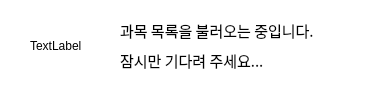
<?xml version="1.0" encoding="UTF-8"?>
<ui version="4.0">
 <class>Dialog</class>
 <widget class="QDialog" name="Dialog">
  <property name="geometry">
   <rect>
    <x>0</x>
    <y>0</y>
    <width>367</width>
    <height>94</height>
   </rect>
  </property>
  <property name="sizePolicy">
   <sizepolicy hsizetype="Fixed" vsizetype="Fixed">
    <horstretch>0</horstretch>
    <verstretch>0</verstretch>
   </sizepolicy>
  </property>
  <property name="palette">
   <palette>
    <active>
     <colorrole role="Base">
      <brush brushstyle="SolidPattern">
       <color alpha="255">
        <red>255</red>
        <green>255</green>
        <blue>255</blue>
       </color>
      </brush>
     </colorrole>
     <colorrole role="Window">
      <brush brushstyle="SolidPattern">
       <color alpha="255">
        <red>255</red>
        <green>255</green>
        <blue>255</blue>
       </color>
      </brush>
     </colorrole>
    </active>
    <inactive>
     <colorrole role="Base">
      <brush brushstyle="SolidPattern">
       <color alpha="255">
        <red>255</red>
        <green>255</green>
        <blue>255</blue>
       </color>
      </brush>
     </colorrole>
     <colorrole role="Window">
      <brush brushstyle="SolidPattern">
       <color alpha="255">
        <red>255</red>
        <green>255</green>
        <blue>255</blue>
       </color>
      </brush>
     </colorrole>
    </inactive>
    <disabled>
     <colorrole role="Base">
      <brush brushstyle="SolidPattern">
       <color alpha="255">
        <red>255</red>
        <green>255</green>
        <blue>255</blue>
       </color>
      </brush>
     </colorrole>
     <colorrole role="Window">
      <brush brushstyle="SolidPattern">
       <color alpha="255">
        <red>255</red>
        <green>255</green>
        <blue>255</blue>
       </color>
      </brush>
     </colorrole>
    </disabled>
   </palette>
  </property>
  <property name="windowTitle">
   <string>과목 목록을 불러오는 중..</string>
  </property>
  <property name="windowIcon">
   <iconset>
    <normaloff>bb_favicon.ico</normaloff>bb_favicon.ico</iconset>
  </property>
  <widget class="QLabel" name="loading_gif">
   <property name="geometry">
    <rect>
     <x>30</x>
     <y>40</y>
     <width>56</width>
     <height>12</height>
    </rect>
   </property>
   <property name="text">
    <string>TextLabel</string>
   </property>
  </widget>
  <widget class="QLabel" name="label_1">
   <property name="geometry">
    <rect>
     <x>120</x>
     <y>10</y>
     <width>241</width>
     <height>41</height>
    </rect>
   </property>
   <property name="font">
    <font>
     <family>맑은 고딕</family>
     <pointsize>11</pointsize>
    </font>
   </property>
   <property name="text">
    <string>과목 목록을 불러오는 중입니다.</string>
   </property>
  </widget>
  <widget class="QLabel" name="label_2">
   <property name="geometry">
    <rect>
     <x>120</x>
     <y>40</y>
     <width>241</width>
     <height>41</height>
    </rect>
   </property>
   <property name="font">
    <font>
     <family>맑은 고딕</family>
     <pointsize>11</pointsize>
    </font>
   </property>
   <property name="text">
    <string>잠시만 기다려 주세요...</string>
   </property>
  </widget>
 </widget>
 <resources/>
 <connections/>
</ui>
